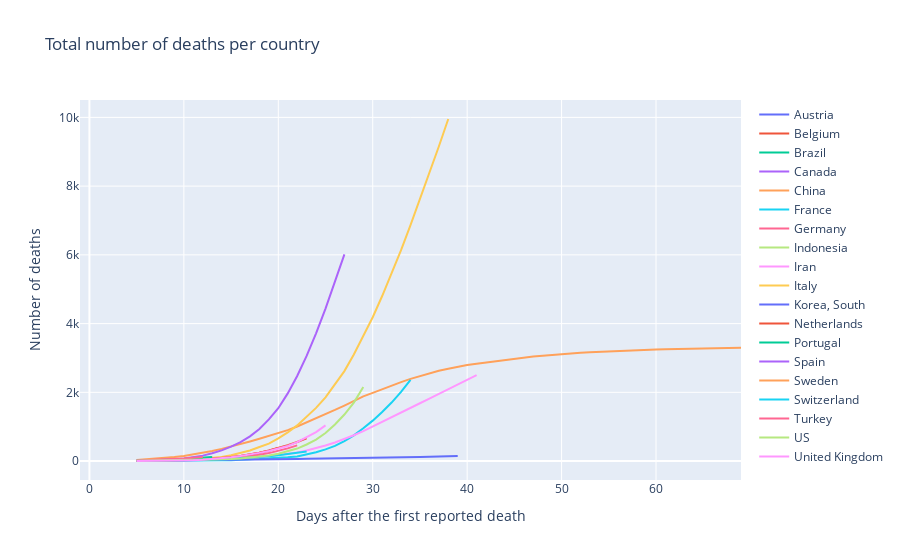

The notebook cell saved with this chart:
### Markdown cell above
## Smoothed curves

### Code cell
fig = go.Figure()
for row in data_format.iterrows():
    to_keep=row[1][1:].values>1
    if any(row[1][1:].values>100):
        fig.add_trace(go.Scatter(x=np.array(range(-1,to_keep.sum())), y=pd.Series(np.append([0],row[1][1:].values[to_keep])).rolling(7).mean().round(),
                        mode='lines',
                        name=row[1][0]))
    #else :
        #print(row[1][0])
fig.update_layout(title='Total number of deaths per country',
                   xaxis_title='Days after the first reported death',
                   yaxis_title='Number of deaths')
fig.show();

### Figure 1 — Plotly figure (JSON) as saved in the notebook; plotly's stock layout.template omitted (floating-point values rounded to 4 significant figures)
{"data": [{"mode": "lines", "name": "Austria", "type": "scatter", "x": [-1, 0, 1, 2, 3, 4, 5, 6, 7, 8, 9, 10, 11, 12, 13, 14, 15], "y": [null, null, null, null, null, null, 4, 7, 9, 13, 16, 23, 30, 39, 49, 61, 75]}, {"mode": "lines", "name": "Belgium", "type": "scatter", "x": [-1, 0, 1, 2, 3, 4, 5, 6, 7, 8, 9, 10, 11, 12, 13, 14, 15, 16, 17, 18, 19, 20], "y": [null, null, null, null, null, null, 3, 5, 6, 9, 14, 23, 33, 45, 61, 84, 112, 148, 189, 240, 301, 384]}, {"mode": "lines", "name": "Brazil", "type": "scatter", "x": [-1, 0, 1, 2, 3, 4, 5, 6, 7, 8, 9, 10, 11, 12, 13], "y": [null, null, null, null, null, null, 13, 20, 28, 38, 50, 63, 79, 97, 119]}, {"mode": "lines", "name": "Canada", "type": "scatter", "x": [-1, 0, 1, 2, 3, 4, 5, 6, 7, 8, 9, 10, 11, 12, 13, 14, 15], "y": [null, null, null, null, null, null, 8, 11, 14, 17, 20, 24, 30, 36, 43, 50, 61]}, {"mode": "lines", "name": "China", "type": "scatter", "x": [-1, 0, 1, 2, 3, 4, 5, 6, 7, 8, 9, 10, 11, 12, 13, 14, 15, 16, 17, 18, 19, 20, 21, 22, 23, 24, 25, 26, 27, 28, 29, 30, 31, 32, 33, 34, 35, 36, 37, 38, 39, 40, 41, 42, 43, 44, 45, 46, 47, 48, 49, 50, 51, 52, 53, 54, 55, 56, 57, 58, 59, 60, 61, 62, 63, 64, 65, 66, 67, 68, 69], "y": [null, null, null, null, null, null, 34, 53, 70, 92, 118, 149, 193, 242, 293, 355, 421, 493, 571, 649, 732, 821, 900, 1005, 1120, 1243, 1366, 1487, 1615, 1757, 1882, 1984, 2095, 2192, 2297, 2391, 2477, 2550, 2629, 2685, 2746, 2792, 2832, 2870, 2908, 2945, 2978, 3011, 3041, 3068, 3093, 3116, 3135, 3153, 3167, 3181, 3194, 3205, 3216, 3227, 3236, 3246, 3254, 3262, 3268, 3274, 3280, 3286, 3290, 3295, 3299]}, {"mode": "lines", "name": "France", "type": "scatter", "x": [-1, 0, 1, 2, 3, 4, 5, 6, 7, 8, 9, 10, 11, 12, 13, 14, 15, 16, 17, 18, 19, 20, 21, 22, 23, 24, 25, 26, 27, 28, 29, 30, 31, 32, 33, 34], "y": [null, null, null, null, null, null, 2, 2, 3, 3, 4, 6, 8, 10, 14, 21, 27, 37, 48, 58, 77, 94, 108, 136, 189, 257, 340, 442, 578, 747, 955, 1176, 1426, 1703, 2013, 2360]}, {"mode": "lines", "name": "Germany", "type": "scatter", "x": [-1, 0, 1, 2, 3, 4, 5, 6, 7, 8, 9, 10, 11, 12, 13, 14, 15, 16, 17, 18, 19, 20, 21, 22], "y": [null, null, null, null, null, null, 4, 5, 7, 11, 14, 20, 29, 39, 51, 66, 85, 111, 143, 182, 232, 294, 369, 457]}, {"mode": "lines", "name": "Indonesia", "type": "scatter", "x": [-1, 0, 1, 2, 3, 4, 5, 6, 7, 8, 9, 10, 11, 12, 13, 14, 15, 16, 17, 18], "y": [null, null, null, null, null, null, 6, 10, 14, 18, 25, 31, 38, 44, 51, 59, 68, 78, 88, 100]}, {"mode": "lines", "name": "Iran", "type": "scatter", "x": [-1, 0, 1, 2, 3, 4, 5, 6, 7, 8, 9, 10, 11, 12, 13, 14, 15, 16, 17, 18, 19, 20, 21, 22, 23, 24, 25, 26, 27, 28, 29, 30, 31, 32, 33, 34, 35, 36, 37, 38, 39, 40, 41], "y": [null, null, null, null, null, null, 5, 7, 9, 13, 17, 23, 29, 37, 46, 56, 68, 80, 95, 115, 139, 170, 207, 253, 309, 376, 451, 539, 639, 751, 873, 1004, 1139, 1276, 1413, 1548, 1683, 1819, 1954, 2091, 2227, 2362, 2500]}, {"mode": "lines", "name": "Italy", "type": "scatter", "x": [-1, 0, 1, 2, 3, 4, 5, 6, 7, 8, 9, 10, 11, 12, 13, 14, 15, 16, 17, 18, 19, 20, 21, 22, 23, 24, 25, 26, 27, 28, 29, 30, 31, 32, 33, 34, 35, 36, 37, 38], "y": [null, null, null, null, null, null, 7, 10, 14, 19, 25, 35, 48, 67, 92, 121, 169, 228, 306, 409, 506, 659, 832, 1038, 1280, 1547, 1855, 2223, 2618, 3101, 3625, 4185, 4802, 5448, 6135, 6864, 7607, 8364, 9152, 9953]}, {"mode": "lines", "name": "Korea, South", "type": "scatter", "x": [-1, 0, 1, 2, 3, 4, 5, 6, 7, 8, 9, 10, 11, 12, 13, 14, 15, 16, 17, 18, 19, 20, 21, 22, 23, 24, 25, 26, 27, 28, 29, 30, 31, 32, 33, 34, 35, 36, 37, 38, 39], "y": [null, null, null, null, null, null, 6, 8, 9, 11, 13, 16, 18, 21, 25, 29, 33, 37, 41, 45, 48, 53, 56, 60, 64, 67, 71, 74, 78, 82, 86, 91, 96, 102, 108, 114, 120, 126, 132, 139, 145]}, {"mode": "lines", "name": "Netherlands", "type": "scatter", "x": [-1, 0, 1, 2, 3, 4, 5, 6, 7, 8, 9, 10, 11, 12, 13, 14, 15, 16, 17, 18, 19, 20, 21, 22, 23], "y": [null, null, null, null, null, null, 4, 6, 8, 11, 17, 25, 35, 49, 67, 89, 117, 150, 193, 244, 307, 379, 463, 556, 665]}, {"mode": "lines", "name": "Portugal", "type": "scatter", "x": [-1, 0, 1, 2, 3, 4, 5, 6, 7, 8, 9, 10, 11, 12, 13], "y": [null, null, null, null, null, null, 9, 13, 19, 27, 37, 50, 65, 82, 100]}, {"mode": "lines", "name": "Spain", "type": "scatter", "x": [-1, 0, 1, 2, 3, 4, 5, 6, 7, 8, 9, 10, 11, 12, 13, 14, 15, 16, 17, 18, 19, 20, 21, 22, 23, 24, 25, 26, 27], "y": [null, null, null, null, null, null, 9, 14, 22, 29, 47, 74, 113, 158, 229, 310, 421, 551, 719, 931, 1212, 1537, 1969, 2474, 3059, 3718, 4436, 5208, 6016]}, {"mode": "lines", "name": "Sweden", "type": "scatter", "x": [-1, 0, 1, 2, 3, 4, 5, 6, 7, 8, 9, 10, 11, 12, 13, 14, 15, 16, 17], "y": [null, null, null, null, null, null, 6, 8, 10, 13, 16, 20, 27, 37, 49, 62, 74, 92, 112]}, {"mode": "lines", "name": "Switzerland", "type": "scatter", "x": [-1, 0, 1, 2, 3, 4, 5, 6, 7, 8, 9, 10, 11, 12, 13, 14, 15, 16, 17, 18, 19, 20, 21, 22, 23], "y": [null, null, null, null, null, null, 4, 6, 7, 9, 12, 16, 21, 27, 36, 48, 63, 77, 95, 116, 141, 168, 197, 231, 276]}, {"mode": "lines", "name": "Turkey", "type": "scatter", "x": [-1, 0, 1, 2, 3, 4, 5, 6, 7, 8, 9, 10, 11, 12], "y": [null, null, null, null, null, null, 18, 27, 37, 49, 64, 78, 97, 121]}, {"mode": "lines", "name": "US", "type": "scatter", "x": [-1, 0, 1, 2, 3, 4, 5, 6, 7, 8, 9, 10, 11, 12, 13, 14, 15, 16, 17, 18, 19, 20, 21, 22, 23, 24, 25, 26, 27, 28, 29], "y": [null, null, null, null, null, null, 10, 13, 15, 18, 21, 25, 30, 35, 41, 50, 62, 74, 96, 125, 161, 211, 279, 364, 482, 626, 817, 1063, 1355, 1701, 2154]}, {"mode": "lines", "name": "United Kingdom", "type": "scatter", "x": [-1, 0, 1, 2, 3, 4, 5, 6, 7, 8, 9, 10, 11, 12, 13, 14, 15, 16, 17, 18, 19, 20, 21, 22, 23, 24, 25], "y": [null, null, null, null, null, null, 4, 5, 6, 8, 11, 18, 25, 35, 53, 77, 108, 145, 185, 238, 294, 357, 440, 553, 688, 842, 1038]}], "layout": {"title": {"text": "Total number of deaths per country"}, "xaxis": {"title": {"text": "Days after the first reported death"}}, "yaxis": {"title": {"text": "Number of deaths"}}}}
